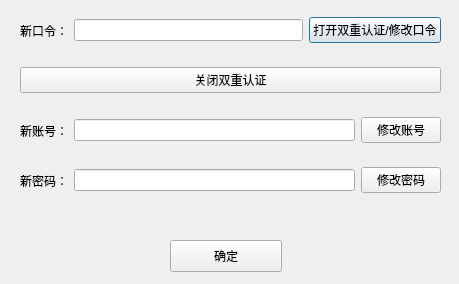
<?xml version="1.0" encoding="UTF-8"?>
<ui version="4.0">
 <class>Dialog</class>
 <widget class="QDialog" name="Dialog">
  <property name="geometry">
   <rect>
    <x>0</x>
    <y>0</y>
    <width>459</width>
    <height>284</height>
   </rect>
  </property>
  <property name="windowTitle">
   <string>Dialog</string>
  </property>
  <widget class="QWidget" name="horizontalLayoutWidget">
   <property name="geometry">
    <rect>
     <x>20</x>
     <y>10</y>
     <width>421</width>
     <height>41</height>
    </rect>
   </property>
   <layout class="QHBoxLayout" name="horizontalLayout">
    <item>
     <widget class="QLabel" name="label">
      <property name="text">
       <string>新口令：</string>
      </property>
     </widget>
    </item>
    <item>
     <widget class="QLineEdit" name="lineEdit_new_token"/>
    </item>
    <item>
     <widget class="QPushButton" name="pushButton_modify_token">
      <property name="text">
       <string>打开双重认证/修改口令</string>
      </property>
     </widget>
    </item>
   </layout>
  </widget>
  <widget class="QWidget" name="horizontalLayoutWidget_2">
   <property name="geometry">
    <rect>
     <x>20</x>
     <y>60</y>
     <width>421</width>
     <height>41</height>
    </rect>
   </property>
   <layout class="QHBoxLayout" name="horizontalLayout_2">
    <item>
     <widget class="QPushButton" name="pushButton_close_dual_auth">
      <property name="text">
       <string>关闭双重认证</string>
      </property>
     </widget>
    </item>
   </layout>
  </widget>
  <widget class="QWidget" name="horizontalLayoutWidget_3">
   <property name="geometry">
    <rect>
     <x>20</x>
     <y>110</y>
     <width>421</width>
     <height>41</height>
    </rect>
   </property>
   <layout class="QHBoxLayout" name="horizontalLayout_3">
    <item>
     <widget class="QLabel" name="label_3">
      <property name="text">
       <string>新账号：</string>
      </property>
     </widget>
    </item>
    <item>
     <widget class="QLineEdit" name="lineEdit_new_account"/>
    </item>
    <item>
     <widget class="QPushButton" name="pushButton_modify_account">
      <property name="text">
       <string>修改账号</string>
      </property>
     </widget>
    </item>
   </layout>
  </widget>
  <widget class="QPushButton" name="pushButton_confirm">
   <property name="geometry">
    <rect>
     <x>170</x>
     <y>240</y>
     <width>112</width>
     <height>32</height>
    </rect>
   </property>
   <property name="text">
    <string>确定</string>
   </property>
  </widget>
  <widget class="QWidget" name="horizontalLayoutWidget_4">
   <property name="geometry">
    <rect>
     <x>20</x>
     <y>160</y>
     <width>421</width>
     <height>41</height>
    </rect>
   </property>
   <layout class="QHBoxLayout" name="horizontalLayout_4">
    <item>
     <widget class="QLabel" name="label_4">
      <property name="text">
       <string>新密码：</string>
      </property>
     </widget>
    </item>
    <item>
     <widget class="QLineEdit" name="lineEdit_new_password"/>
    </item>
    <item>
     <widget class="QPushButton" name="pushButton_modify_password">
      <property name="text">
       <string>修改密码</string>
      </property>
     </widget>
    </item>
   </layout>
  </widget>
  <widget class="QLabel" name="label_state">
   <property name="geometry">
    <rect>
     <x>50</x>
     <y>210</y>
     <width>361</width>
     <height>16</height>
    </rect>
   </property>
   <property name="text">
    <string/>
   </property>
  </widget>
 </widget>
 <resources/>
 <connections/>
</ui>
